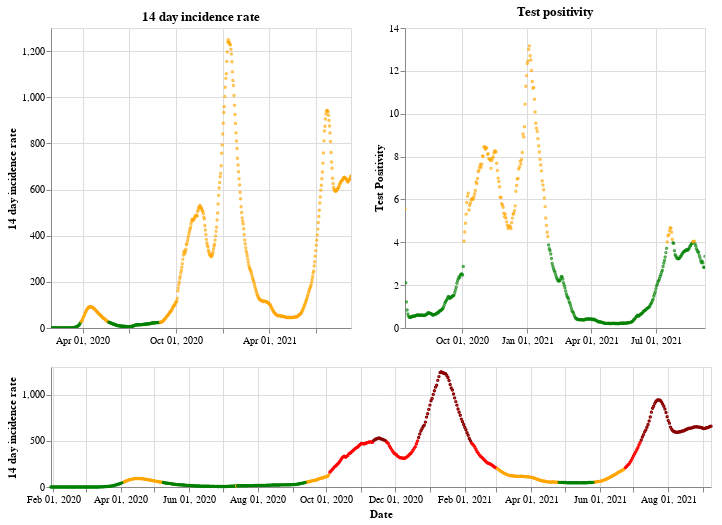

Write notebook code for a chart like this one.
### Markdown cell above
## England

### Code cell
plot_traffic_light('England')

### Figure 1 — Vega-Lite specification as saved in the notebook (floating-point values rounded to 4 significant figures; data arrays with more than 128 entries replaced by an {"elided": "..."} marker saying what was removed)
{"config": {"view": {"continuousWidth": 400, "continuousHeight": 300}}, "vconcat": [{"hconcat": [{"mark": {"type": "point", "size": 2}, "encoding": {"color": {"condition": {"value": "green", "test": "(datum.twoWeeklyCasesRate <= 25)"}, "value": "orange"}, "tooltip": [{"type": "nominal", "field": "areaName"}, {"type": "temporal", "field": "date"}, {"type": "quantitative", "field": "twoWeeklyCasesRate"}, {"type": "quantitative", "field": "testPositivity"}], "x": {"type": "temporal", "axis": {"title": ""}, "field": "date", "scale": {"domain": {"selection": "DateBrush"}}, "timeUnit": "yearmonthdate"}, "y": {"type": "quantitative", "axis": {"title": "14 day incidence rate"}, "field": "twoWeeklyCasesRate"}}, "title": "14 day incidence rate", "width": 300}, {"mark": {"type": "point", "size": 2}, "encoding": {"color": {"condition": {"value": "green", "test": "(datum.testPositivity <= 4)"}, "value": "orange"}, "tooltip": [{"type": "nominal", "field": "areaName"}, {"type": "temporal", "field": "date"}, {"type": "quantitative", "field": "twoWeeklyCasesRate"}, {"type": "quantitative", "field": "testPositivity"}], "x": {"type": "temporal", "axis": {"title": ""}, "field": "date", "scale": {"domain": {"selection": "DateBrush"}}, "timeUnit": "yearmonthdate"}, "y": {"type": "quantitative", "axis": {"title": "Test Positivity"}, "field": "testPositivity"}}, "title": "Test positivity", "width": 300}]}, {"layer": [{"mark": {"type": "point", "size": 2}, "encoding": {"color": {"condition": {"value": "orange", "test": "(((datum.testPositivity < 4) && (datum.twoWeeklyCasesRate >= 50)) && (datum.twoWeeklyCasesRate < 200))"}, "value": "red"}, "opacity": {"condition": {"value": 1, "test": "((datum.twoWeeklyCasesRate >= 50) && (datum.twoWeeklyCasesRate < 500))"}, "value": 0}, "tooltip": [{"type": "nominal", "field": "areaName"}, {"type": "temporal", "field": "date"}, {"type": "quantitative", "field": "twoWeeklyCasesRate"}, {"type": "quantitative", "field": "testPositivity"}], "x": {"type": "temporal", "axis": {"title": "Date"}, "field": "date", "timeUnit": "yearmonthdate"}, "y": {"type": "quantitative", "axis": {"title": "14 day incidence rate"}, "field": "twoWeeklyCasesRate"}}, "selection": {"DateBrush": {"type": "interval", "encodings": ["x"], "fields": ["Time"]}}}, {"mark": {"type": "point", "size": 2}, "encoding": {"color": {"value": "darkred"}, "opacity": {"condition": {"value": 1, "test": "(datum.twoWeeklyCasesRate >= 500)"}, "value": 0}, "tooltip": [{"type": "nominal", "field": "areaName"}, {"type": "temporal", "field": "date"}, {"type": "quantitative", "field": "twoWeeklyCasesRate"}, {"type": "quantitative", "field": "testPositivity"}], "x": {"type": "temporal", "axis": {"title": "Date"}, "field": "date", "timeUnit": "yearmonthdate"}, "y": {"type": "quantitative", "axis": {"title": "14 day incidence rate"}, "field": "twoWeeklyCasesRate"}}}, {"mark": {"type": "point", "size": 2}, "encoding": {"color": {"condition": {"value": "green", "test": "((datum.testPositivity < 4) && (datum.twoWeeklyCasesRate < 50))"}, "value": "orange"}, "opacity": {"condition": {"value": 1, "test": "(datum.twoWeeklyCasesRate < 50)"}, "value": 0}, "tooltip": [{"type": "nominal", "field": "areaName"}, {"type": "temporal", "field": "date"}, {"type": "quantitative", "field": "twoWeeklyCasesRate"}, {"type": "quantitative", "field": "testPositivity"}], "x": {"type": "temporal", "axis": {"title": "Date"}, "field": "date", "timeUnit": "yearmonthdate"}, "y": {"type": "quantitative", "axis": {"title": "14 day incidence rate"}, "field": "twoWeeklyCasesRate"}}}], "height": 120, "width": 660}], "data": {"name": "data-cbbd56b2787d7dd9d23be6cf21b9e306"}, "$schema": "https://vega.github.io/schema/vega-lite/v4.8.1.json", "datasets": {"data-cbbd56b2787d7dd9d23be6cf21b9e306": {"elided": "588 records"}}}
